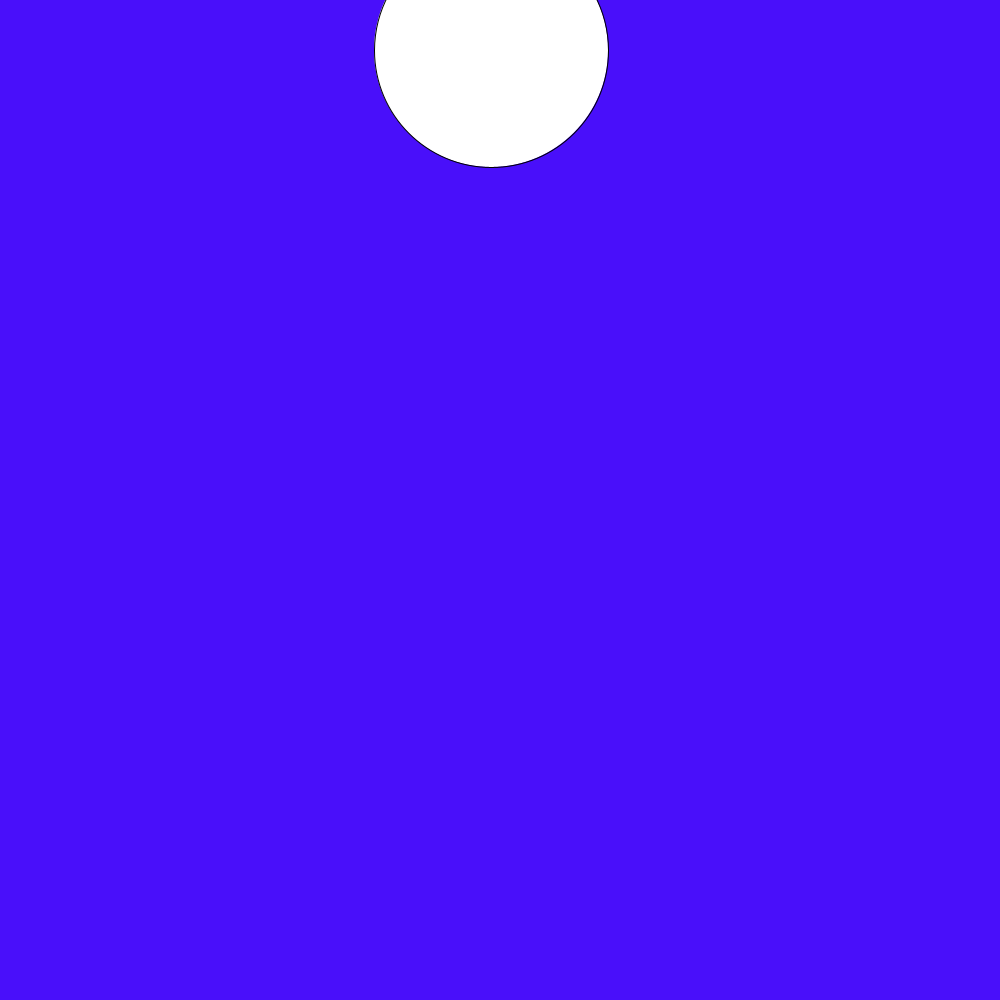
Frame 1 (no input)
Frame 60 (the mouse pressed at the canvas centre just before this capture): identical to frame 1, image omitted
Frame 120 (the mouse held since frame 60 and released just before this capture): identical to frame 1, image omitted

The Processing sketch that drew this single still picture (run headless with seeded random() and noise(); from frame 60 on, the mouse is pressed at the canvas centre):

// Processing sketch: slippery_dot
// ── slippery_dot.pde
/*** When you are done, this program will draw an ellipse 
     that jumps to new location each time you click on it.
***/
 
 // 1. Create three integer variables to represent the x, y, and the size of the ellipse
   
   int x = 491;
   int y = 50;
   int size = 234;
   int d = 453;
    void setup() {
      // 2. Set the size of your sketch
    size(1000, 1000);
    }
    
    void draw() {
    
      // 3. Set the background color of your sketch
      background(#490FFA);
      // 4. Draw an ellipse using the variables created at the top of the sketch for the location and size of your ellipse. 
      //    Make sure it fits in the window. Change the variables if it does not.
    ellipse(x, y, size, size);
    
    }
    
    /******** This method gets called automatically when you press the mouse ************/
    void mousePressed() {
      //5. Create an integer variable called distance
      
      //6. The getDistanceFromMouse() method below returns a number.
      //   Set the value of your distance variable to the value returned by the getDistance method
      //   You will need to pass the x and y location of your ellipse to this method.
        d=getDistanceFromMouse(x, y);
          
      //7.  Use an if statement to check if your distance variable is < the radius of the ellipse
      //    If it is, make a new x AND y for the ellipse, for a new random location on the window
      //    Hint: Use code like this      x = (int) random(width);
       if (d<117){
         x = (int) random(width);
         y = (int) random(width);
       }
      
    }
    
    /********  This method gives you the number of pixels between the mouse and the x,y point ***********/
    int getDistanceFromMouse(int x, int y) {
      return (int)Math.sqrt(Math.pow((mouseX-x),2) + Math.pow((mouseY-y),2));
    }
